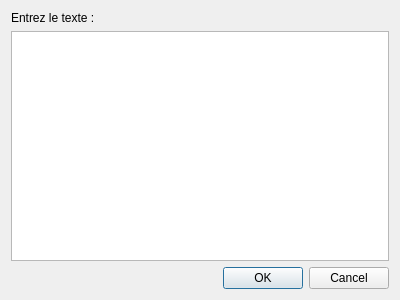
<?xml version="1.0" encoding="UTF-8"?>
<ui version="4.0">
 <class>QInputMultiline</class>
 <widget class="QDialog" name="QInputMultiline">
  <property name="geometry">
   <rect>
    <x>0</x>
    <y>0</y>
    <width>400</width>
    <height>300</height>
   </rect>
  </property>
  <property name="windowTitle">
   <string>Dialog</string>
  </property>
  <layout class="QHBoxLayout" name="horizontalLayout">
   <item>
    <layout class="QVBoxLayout" name="verticalLayout">
     <item>
      <widget class="QLabel" name="message">
       <property name="text">
        <string>Entrez le texte :</string>
       </property>
      </widget>
     </item>
     <item>
      <widget class="QPlainTextEdit" name="text"/>
     </item>
     <item>
      <widget class="QDialogButtonBox" name="buttonBox">
       <property name="standardButtons">
        <set>QDialogButtonBox::Cancel|QDialogButtonBox::Ok</set>
       </property>
      </widget>
     </item>
    </layout>
   </item>
  </layout>
 </widget>
 <resources/>
 <connections/>
</ui>
